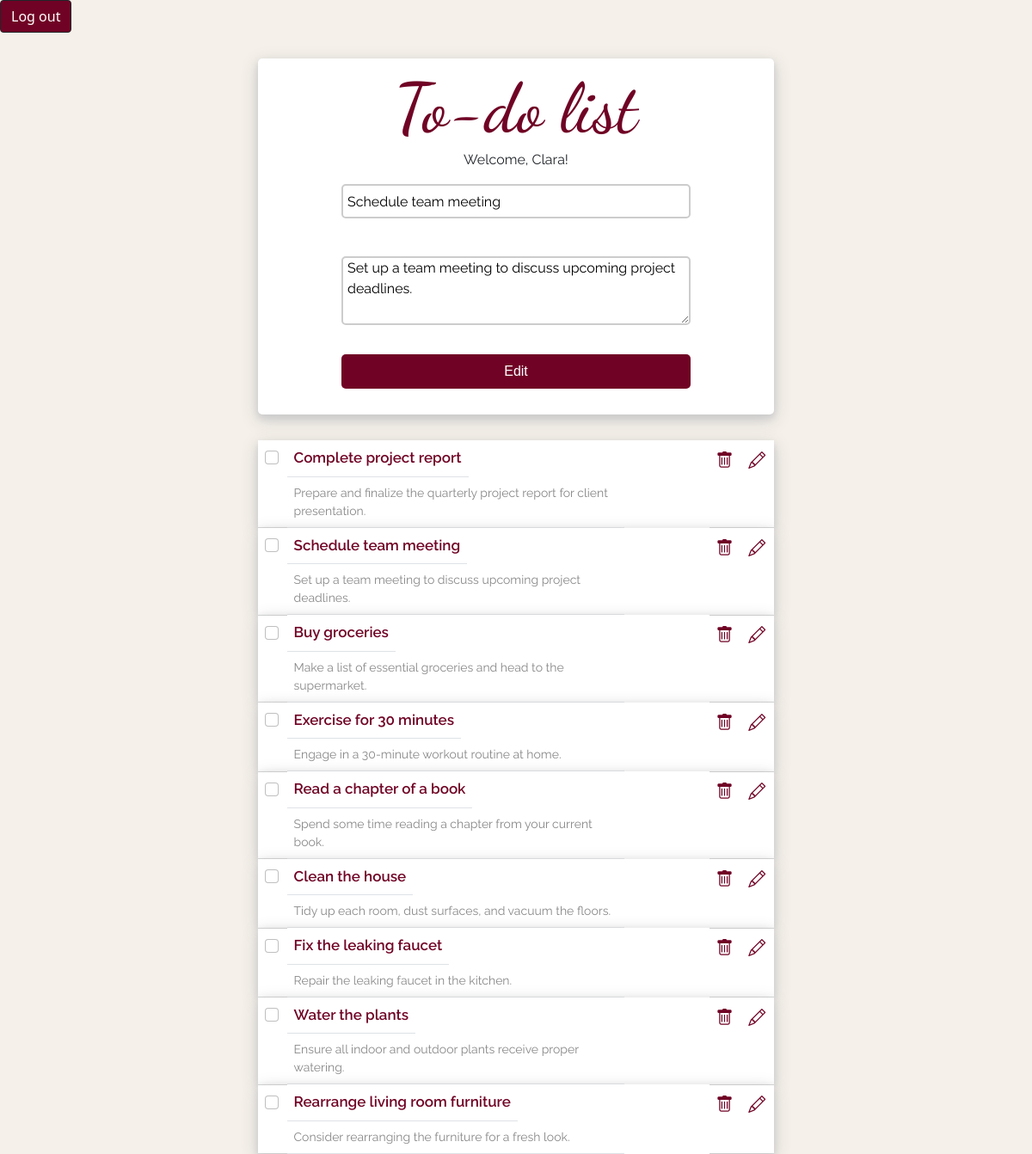
The page /update.php?id=49 (signed in) on the database its author committed.
### tables this page shows
CREATE TABLE `tasks` (
  `id` int(11) NOT NULL AUTO_INCREMENT,
  `title` varchar(255) DEFAULT NULL,
  `description` varchar(255) DEFAULT NULL,
  `completion` tinyint(4) DEFAULT 0,
  `userID` int(11) DEFAULT NULL,
  `listId` int(11) DEFAULT NULL,
  PRIMARY KEY (`id`),
  KEY `userID` (`userID`),
  KEY `listId` (`listId`),
  CONSTRAINT `tasks_ibfk_1` FOREIGN KEY (`userID`) REFERENCES `Users` (`userID`),
  CONSTRAINT `tasks_ibfk_2` FOREIGN KEY (`listId`) REFERENCES `lists` (`listId`)
);

### databaseAccessObject.php (called while the page is built, shortened)
<?php
class TaskDAO {
    private $conn;
    function __construct() {
        $DB_HOST = "db";
        $DB_USER = "root";
        $DB_PASS = "mariadb";
        $DB_NAME = "to_do_list";
        try {
            $this->conn = new PDO("mysql:host=" . $DB_HOST . ";dbname=" . $DB_NAME, $DB_USER, $DB_PASS);
            $this->conn->setAttribute(PDO::ATTR_ERRMODE, PDO::ERRMODE_EXCEPTION);
        } catch (PDOException $e) {
            die("Connection failed: " . $e->getMessage());
        }
    }
    public function readTasks($userID){
        try {
            $stmt = $this->conn->prepare("SELECT * FROM tasks WHERE userID=:userID");
            $stmt->bindParam(':userID', $userID, PDO::PARAM_INT);
            $stmt->execute();
            $results = $stmt->fetchAll();
            return $results;
        } catch(PDOException $e) {
            echo 'Error: ' . $e->getMessage();
        }
    }
    public function readSingleTask($id){
        try {
            $stmt = $this->conn->prepare('SELECT * FROM tasks WHERE id = :id');
            $stmt->bindParam(':id', $id);
            $stmt->execute();
            $results = $stmt->fetchAll();
            return $results[0];
        } catch(PDOException $e) {
            echo 'Error: ' . $e->getMessage();
        }
    }
}

### update.php (the view, shortened to what this page needs)
<?php
require_once 'databaseAccessObject.php';
if(isset($_SESSION['Username'])) {
    $loggedInUser = $_SESSION['Username'];
    $loggedUserId = $_SESSION['UserID'];
} else {
    header("Location: loginScreen.php");
}
$taskDAO = new TaskDAO();
if(isset($_GET["id"])) {
    $id = $_GET['id'];
    $specific_result = $taskDAO->readSingleTask($id);
    $results = $taskDAO->readTasks($loggedUserId);
} else {
    echo "No id in URL";
}
?>
<!DOCTYPE html>
<html lang="en">
<head>
    <link rel="stylesheet" href="./style.css">
    <link href="https://cdn.jsdelivr.net/npm/bootstrap@5.0.2/dist/css/bootstrap.min.css" rel="stylesheet">
<link rel="stylesheet" href="https://cdn.jsdelivr.net/npm/bootstrap-icons@1.3.0/font/bootstrap-icons.css">
</head>
<body>
    <form action="" method="POST">
        <button type="submit" name="logout" class="btn btn-dark" style="background-color: #700325;">Log out</button>
    </form>
    <div class="main-section">
       <div class="tasks-section">
        <h2>To-do list</h2>
        <?php if(!empty($loggedInUser)): ?>
            <p>Welcome, <?php echo $loggedInUser; ?>!</p>
        <?php endif; ?>
            <form action="" method="POST">
            <?php
            echo "<input type=\"text\" name=\"title\" value=\"" . $specific_result['title'] . "\"><br>";
            echo "<textarea type=\"text\" name=\"description\" id=\"description\" class=\"no-bootstrap-styles\">" . $specific_result['description'] . "</textarea><br>"
            ?>
                <button type="submit" name="submit" value="Submit">Edit</button>
            </form>
        </div>
        <div class="container">
            <table class="table">
                <tr>
                <?php
                    foreach($results as $result) {
                        echo "<td>";
                        if ($result['completion']) {
                            echo "
                                <form method='post' action='' id='form{$result['id']}'>
                                    <input
                                        type='hidden'
                                        name='id'
                                        value={$result['id']}
                                    />
                                    <input
                                        type='hidden'
                                        name='checkbox'
                                        id='checkboxHidden{$result['id']}'
                                        value=0
                                    />
                                    <input
                                        type='checkbox'
                                        name='checkbox'
                                        id='checkbox{$result['id']}'
                                        value=1
                                        onchange='changeHandler({$result["id"]})'
                                        checked
                                        class='form-check-input custom-checkbox'
                                    />
                                </form>
                            ";
                        } else {
                            echo "
                                <form method='post' action='' id='form{$result['id']}'>
                                    <input
                                        type='hidden'
                                        name='id'
                                        value={$result['id']}
                                    />
                                    <input
                                        type='hidden'
                                        name='checkbox'
                                        id='checkboxHidden{$result['id']}'
                                        value=0
                                    />
                                    <input
                                        type='checkbox'
                                        name='checkbox'
                                        id='checkbox{$result['id']}'
                                        value=1
                                        onchange='changeHandler({$result["id"]})'
                                        class='form-check-input custom-checkbox'
                                    />
                                </form>
                            ";
                        }
                        echo   "<td class=\"todo-title\">" . $result['title'] . "</td>
                                <td class=\"todo-description\">" . $result['description'] . "</td>";
                        echo "<td class=\"todo-X\"><a href=\"delete.php?id=" . $result['id'] . "\"><i class=\"bi bi-trash\" style=\"font-size: 20px;\"></i></a></td>";
                        echo "<td class=\"todo-X\"><a href=\"update.php?id=" . $result['id'] . "\"><i class=\"bi bi-pencil\" style=\"font-size: 20px;\"></i></a></td>";
                        echo  "</tr>";
                    }
                ?>
            </table>
        </div>
</body>
</html>

### style.css (style rules this page uses)
* { padding: 0px; margin: 0px; box-sizing: border-box; }
body { background-color: #f5f0e9 !important; }
.main-section { background: transparent; width: 50%; height: 500px; margin: 30px auto; border-radius: 10px; font-family: 'Raleway', sans-serif; }
.main-section p { margin-right: 12%; margin-left: 12%; }
.tasks-section { width: 100%; margin: 0px auto; padding: 10px; padding-bottom: 5%; border-radius: 5px; background-color: #fff; box-shadow: 0 4px 8px 0 #ccc, 0 6px 20px 0 #ccc; text-align: center; }
.tasks-section h2 { background-color: #fff; text-align: center; font-size: 80px; font-family: 'Dancing Script', cursive; color:#700325; margin: 0; }
.tasks-section input, .no-bootstrap-styles { background-color: #fff; display: block; width: 70%; height: 40px; margin: 10px auto; border: 2px solid #ccc; font-size: 16px; border-radius: 5px; padding: 0px 5px; font-family: 'Raleway', sans-serif; }
#description { height: 80px; }
.btn { margin-right: 2%; }
.tasks-section button { display: block; width: 70%; height: 40px; margin: 0px auto; border: none; outline: none; background: #700325; color: #fff; font-family: sans-serif; font-size: 16px; border-radius: 5px; cursor: pointer; }
.container { margin: 30px auto; padding: 0 !important; border-radius: 5px; }
.table { background-color: #fff; }
.table tr { box-shadow: 0 4px 8px 0 #ccc, 0 6px 20px 0 #ccc; border-radius: 5px; position: relative; background-color: #fff; }
.table td { background-color: #fff; border-collapse: collapse; border-spacing: 0; }
.bi { text-decoration: none; color: #700325; background-color: #fff; }
.todo-title { display: inline-block; padding: 4% 4% 1.5% 4%; font-size: 17px; font-family: 'Raleway', sans-serif; color: #700325; font-weight: 600; background-color: #fff; }
.todo-description { display: block; width: 80%; padding: 1.5% 4% 4% 4%; color: #888; font-size: 14px; font-family: 'Raleway', sans-serif; background-color: #fff; }

### rows shown on the page
tasks: title "Schedule team meeting", description "Set up a team meeting to discuss upcoming project deadlines."
tasks: title "Complete project report", description "Prepare and finalize the quarterly project report for client presentation."
tasks: title "Buy groceries", description "Make a list of essential groceries and head to the supermarket."
tasks: title "Exercise for 30 minutes", description "Engage in a 30-minute workout routine at home."
tasks: title "Read a chapter of a book", description "Spend some time reading a chapter from your current book."
tasks: title "Clean the house", description "Tidy up each room, dust surfaces, and vacuum the floors."
tasks: title "Fix the leaking faucet", description "Repair the leaking faucet in the kitchen."
tasks: title "Water the plants", description "Ensure all indoor and outdoor plants receive proper watering."
tasks: title "Rearrange living room furniture", description "Consider rearranging the furniture for a fresh look."

### other values the page prints
$loggedInUser "Clara"
